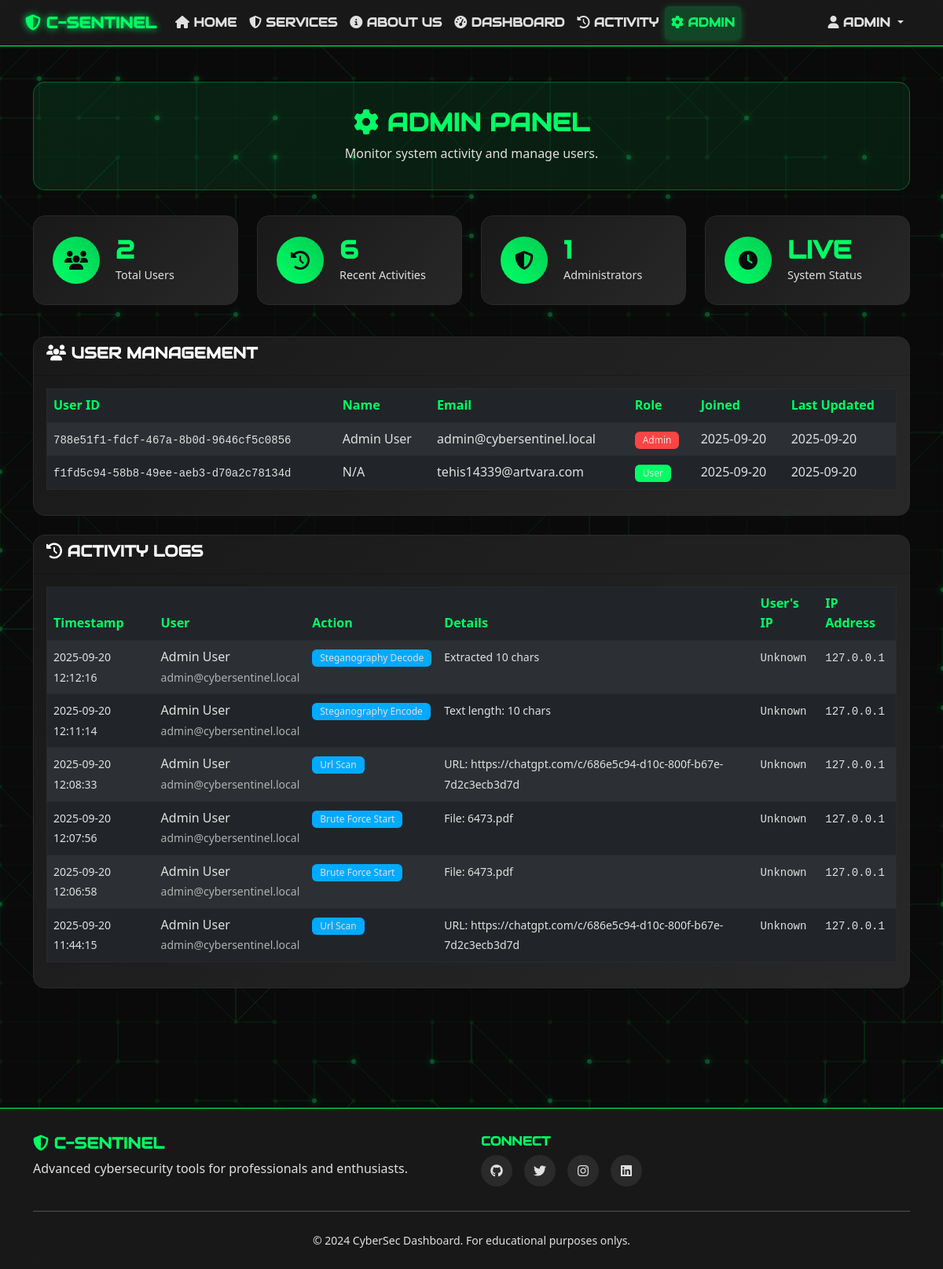
Screenshot of /admin (signed in) with the database file from the repository.
### models.py (models this page shows, shortened)
class User(UserMixin, db.Model):
    __tablename__ = 'users'
    id = db.Column(db.String, primary_key=True)
    email = db.Column(db.String, unique=True, nullable=True)
    first_name = db.Column(db.String, nullable=True)
    last_name = db.Column(db.String, nullable=True)
    profile_image_url = db.Column(db.String, nullable=True)
    role = db.Column(db.String, default='user')  # user, admin
    password_hash = db.Column(db.String, nullable=True)  # For local authentication
    created_at = db.Column(db.DateTime, default=datetime.now)
    updated_at = db.Column(db.DateTime, default=datetime.now, onupdate=datetime.now)

class ActivityLog(db.Model):
    id = db.Column(db.Integer, primary_key=True)
    user_id = db.Column(db.String, db.ForeignKey(User.id), nullable=True)
    action = db.Column(db.String, nullable=False)
    details = db.Column(db.Text, nullable=True)
    ip_address = db.Column(db.String, nullable=True)  # Internal/container IP
    user_public_ip = db.Column(db.String, nullable=True)  # Real public IP
    user_agent = db.Column(db.String, nullable=True)
    created_at = db.Column(db.DateTime, default=datetime.now)
    user = db.relationship(User, backref='activity_logs')

### app_routes.py (the view)
@app.route('/admin')
@require_login
def admin_panel():
    if current_user.role != 'admin':
        flash('Access denied. Admin privileges required.', 'error')
        return redirect(url_for('dashboard'))
    logs = ActivityLog.query.order_by(ActivityLog.created_at.desc()).limit(100).all()
    users = User.query.all()
    return render_template('admin.html', logs=logs, users=users)

### app_routes.py (called while the page is built)
@app.before_request
def make_session_permanent():
    session.permanent = True

### local_auth.py (called while the page is built)
@login_manager.user_loader
def load_user(user_id):
    return User.query.get(user_id)

def require_login(f):
    @wraps(f)
    def decorated_function(*args, **kwargs):
        if not current_user.is_authenticated:
            session["next_url"] = request.url
            return redirect(url_for('login'))
        return f(*args, **kwargs)
    return decorated_function

### templates/admin.html (shortened to what this page needs)
{% extends "base.html" %}
{% block content %}
<div class="container">
 <div class="row mt-4">
 <div class="col-12">
 <div class="welcome-card">
 <h2>
 <i class="fas fa-cog"></i>
 Admin Panel
 </h2>
 <p>Monitor system activity and manage users.</p>
 </div>
 </div>
 </div>
 <div class="row mb-4">
 <div class="col-lg-3 col-md-6 mb-3">
 <div class="card stat-card">
 <div class="card-body">
 <div class="stat-icon">
 <i class="fas fa-users"></i>
 </div>
 <div class="stat-details">
 <h4>{{ users|length }}</h4>
 <span>Total Users</span>
 </div>
 </div>
 </div>
 </div>
 <div class="col-lg-3 col-md-6 mb-3">
 <div class="card stat-card">
 <div class="card-body">
 <div class="stat-icon">
 <i class="fas fa-history"></i>
 </div>
 <div class="stat-details">
 <h4>{{ logs|length }}</h4>
 <span>Recent Activities</span>
 </div>
 </div>
 </div>
 </div>
 <div class="col-lg-3 col-md-6 mb-3">
 <div class="card stat-card">
 <div class="card-body">
 <div class="stat-icon">
 <i class="fas fa-shield-alt"></i>
 </div>
 <div class="stat-details">
 <h4>{{ users|selectattr('role', 'equalto', 'admin')|list|length }}</h4>
 <span>Administrators</span>
 </div>
 </div>
 </div>
 </div>
 <div class="col-lg-3 col-md-6 mb-3">
 <div class="card stat-card">
 <div class="card-body">
 <div class="stat-icon">
 <i class="fas fa-clock"></i>
 </div>
 <div class="stat-details">
 <h4>Live</h4>
 <span>System Status</span>
 </div>
 </div>
 </div>
 </div>
 </div>
 <div class="row mb-4">
 <div class="col-12">
 <div class="card module-card">
 <div class="card-header">
 <h5><i class="fas fa-users"></i> User Management</h5>
 </div>
 <div class="card-body">
 <div class="table-responsive">
 <table class="table table-dark table-striped">
 <thead>
 <tr>
 <th>User ID</th>
 <th>Name</th>
 <th>Email</th>
 <th>Role</th>
 <th>Joined</th>
 <th>Last Updated</th>
 </tr>
 </thead>
 <tbody>
 {% for user in users %}
 <tr>
 <td><code>{{ user.id }}</code></td>
 <td>
 {{ user.first_name or 'N/A' }} {{ user.last_name or '' }}
 </td>
 <td>{{ user.email or 'N/A' }}</td>
 <td>
 <span class="badge bg-{{ 'danger' if user.role == 'admin' else 'primary' }}">
 {{ user.role.title() }}
 </span>
 </td>
 <td>{{ user.created_at.strftime('%Y-%m-%d') if user.created_at else 'N/A' }}</td>
 <td>{{ user.updated_at.strftime('%Y-%m-%d') if user.updated_at else 'N/A' }}</td>
 </tr>
 {% endfor %}
 </tbody>
 </table>
 </div>
 </div>
 </div>
 </div>
 </div>
 <div class="row">
 <div class="col-12">
 <div class="card module-card">
 <div class="card-header">
 <h5><i class="fas fa-history"></i> Activity Logs</h5>
 </div>
 <div class="card-body">
 <div class="table-responsive">
 <table class="table table-dark table-striped">
 <thead>
 <tr>
 <th>Timestamp</th>
 <th>User</th>
 <th>Action</th>
 <th>Details</th>
 <th>User's IP</th>
 <th>IP Address</th>
 </tr>
 </thead>
 <tbody>
 {% for log in logs %}
 <tr>
 <td>
 <small>{{ log.created_at.strftime('%Y-%m-%d %H:%M:%S') if log.created_at else 'N/A' }}</small>
 </td>
 <td>
 {% if log.user %}
 {{ log.user.first_name or 'User' }} {{ log.user.last_name or '' }}
 <br><small class="text-muted">{{ log.user.email or 'N/A' }}</small>
 {% else %}
 <span class="text-muted">Anonymous</span>
 {% endif %}
 </td>
 <td>
 <span class="badge bg-info">{{ log.action.replace('_', ' ').title() }}</span>
 </td>
 <td>
 <small>{{ log.details or 'N/A' }}</small>
 </td>
 <td>
 <code>{{ log.user_public_ip or 'Unknown' }}</code>
 </td>
 <td>
 <code>{{ log.ip_address or 'N/A' }}</code>
 </td>
 </tr>
 {% endfor %}
 </tbody>
 </table>
 </div>
 </div>
 </div>
 </div>
 </div>
</div>
{% endblock %}

### templates/base.html (shortened to what this page needs)
<!DOCTYPE html>
<html lang="en">
<head>
 <link href="https://cdn.jsdelivr.net/npm/bootstrap@5.3.0/dist/css/bootstrap.min.css" rel="stylesheet">
 <link href="https://cdnjs.cloudflare.com/ajax/libs/font-awesome/6.4.0/css/all.min.css" rel="stylesheet">
 <link href="{{ url_for('static', filename='css/style.css') }}?v={{ range(1000, 9999) | random }}" rel="stylesheet">
</head>
<body>
 <nav class="navbar navbar-expand-lg navbar-dark fixed-top">
 <div class="container">
 <a class="navbar-brand" href="{{ url_for('index') }}">
 <i class="fas fa-shield-alt"></i> C-SENTINEL
 </a>
 <div class="collapse navbar-collapse" id="navbarNav">
 <ul class="navbar-nav me-auto">
 <li class="nav-item">
 <a class="nav-link {{ 'active' if request.endpoint == 'index' else '' }}" href="{{ url_for('index') }}">
 <i class="fas fa-home"></i> Home
 </a>
 </li>
 <li class="nav-item">
 <a class="nav-link {{ 'active' if request.endpoint == 'services' else '' }}" href="{{ url_for('services') }}">
 <i class="fas fa-shield-alt"></i> Services
 </a>
 </li>
 <li class="nav-item">
 <a class="nav-link {{ 'active' if request.endpoint == 'about' else '' }}" href="{{ url_for('about') }}">
 <i class="fas fa-info-circle"></i> About Us
 </a>
 </li>
 {% if current_user.is_authenticated %}
 <li class="nav-item">
 <a class="nav-link {{ 'active' if request.endpoint == 'dashboard' else '' }}" href="{{ url_for('dashboard') }}">
 <i class="fas fa-tachometer-alt"></i> Dashboard
 </a>
 </li>
 <li class="nav-item">
 <a class="nav-link {{ 'active' if request.endpoint == 'activity' else '' }}" href="{{ url_for('activity') }}">
 <i class="fas fa-history"></i> Activity
 </a>
 </li>
 {% if current_user.role == 'admin' %}
 <li class="nav-item">
 <a class="nav-link {{ 'active' if request.endpoint == 'admin_panel' else '' }}" href="{{ url_for('admin_panel') }}">
 <i class="fas fa-cog"></i> Admin
 </a>
 </li>
 {% endif %}
 {% endif %}
 </ul>
 <ul class="navbar-nav">
 {% if current_user.is_authenticated %}
 <li class="nav-item dropdown">
 <a class="nav-link dropdown-toggle" href="#" role="button" data-bs-toggle="dropdown">
 {% if current_user.profile_image_url %}
 <img src="{{ current_user.profile_image_url }}" alt="Profile" class="profile-img">
 {% else %}
 <i class="fas fa-user"></i>
 {% endif %}
 {{ current_user.first_name or 'User' }}
 </a>
 </li>
 {% else %}
 <li class="nav-item">
 <a class="nav-link btn-glow" href="{{ url_for('login') }}">
 <i class="fas fa-sign-in-alt"></i> Login
 </a>
 </li>
 {% endif %}
 </ul>
 </div>
 </div>
 </nav>
 <main class="main-content">
 {% block content %}{% endblock %}
 </main>
</body>
  <div>
  <footer class="footer mt-4">
   <div class="container">
   <div class="row">
   <div class="col-md-6">
   <h5><i class="fas fa-shield-alt"></i> C-SENTINEL</h5>
   <p>Advanced cybersecurity tools for professionals and enthusiasts.</p>
   </div>
   <div class="col-md-6">
   <h6>Connect</h6>
   <div class="social-links">
   <a href="https://github.com/jas-preet-singh" class="social-link"><i class="fab fa-github"></i></a>
   <a href="https://x.com/Jaspreet911520" class="social-link"><i class="fab fa-twitter"></i></a>
   <a href="https://www.instagram.com/preet_jas_01824?igsh=MWdpNWp5N3MyMWFj" class="social-link"><i class="fab fa-instagram"></i></a>
   <a href="https://www.linkedin.com/in/jaspreet-singh-906415297/" class="social-link"><i class="fab fa-linkedin"></i></a>
   </div>
   </div>
   </div>
   <hr class="my-4">
   <div class="text-center">
   <small>&copy; 2024 CyberSec Dashboard. For educational purposes onlys.</small>
   </div>
   </div>
   </footer>
    </div>
</html>

### templates/base.html (style rules this page uses)
h1, h2, h3, h4, h5, h6 { font-family: 'Audiowide', cursive; font-weight: bold; text-transform: uppercase; }
.navbar-brand, .nav-link, .navbar-nav .dropdown-toggle { font-family: 'Audiowide', cursive !important; font-weight: bold !important; text-transform: uppercase !important; }
.navbar-brand { margin-left: -15px !important; padding-left: 5px !important; }

### rows the page displays
User: first_name "ADMIN", id "788e51f1-fdcf-467a-8b0d-9646cf5c0856", first_name "Admin", last_name "User", email "admin@cybersentinel.local", role "Admin", created_at "2025-09-20", updated_at "2025-09-20"
User: id "f1fd5c94-58b8-49ee-aeb3-d70a2c78134d", first_name "N/A", email "tehis14339@artvara.com", role "User", created_at "2025-09-20", updated_at "2025-09-20"
ActivityLog: created_at "2025-09-20 12:12:16", user "Admin", user "User", user "admin@cybersentinel.local", action.replace "Steganography Decode", details "Extracted 10 chars", user_public_ip "Unknown", ip_address "127.0.0.1"
ActivityLog: created_at "2025-09-20 12:11:14", user "Admin", user "User", user "admin@cybersentinel.local", action.replace "Steganography Encode", details "Text length: 10 chars", user_public_ip "Unknown", ip_address "127.0.0.1"
ActivityLog: created_at "2025-09-20 12:08:33", user "Admin", user "User", user "admin@cybersentinel.local", action.replace "Url Scan", details "URL: https://chatgpt.com/c/686e5c94-d10c-800f-b67e-7d2c3ecb3d7d", user_public_ip "Unknown", ip_address "127.0.0.1"
ActivityLog: created_at "2025-09-20 12:07:56", user "Admin", user "User", user "admin@cybersentinel.local", action.replace "Brute Force Start", details "File: 6473.pdf", user_public_ip "Unknown", ip_address "127.0.0.1"
ActivityLog: created_at "2025-09-20 12:06:58", user "Admin", user "User", user "admin@cybersentinel.local", action.replace "Brute Force Start", details "File: 6473.pdf", user_public_ip "Unknown", ip_address "127.0.0.1"
ActivityLog: created_at "2025-09-20 11:44:15", user "Admin", user "User", user "admin@cybersentinel.local", action.replace "Url Scan", details "URL: https://chatgpt.com/c/686e5c94-d10c-800f-b67e-7d2c3ecb3d7d", user_public_ip "Unknown", ip_address "127.0.0.1"

### other values shown
{{ users|length }} "2"
{{ logs|length }} "6"
{{ users|selectattr('role', 'equalto', 'admin')|list|length }} "1"
